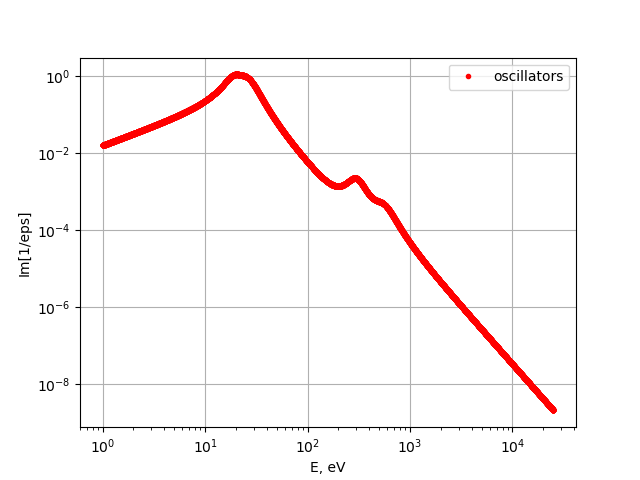

Write the Python code that produced this figure.
#%% Import
import numpy as np
import os
import importlib
import my_functions as mf
import my_variables as mv
import my_constants as mc
import matplotlib.pyplot as plt

mf = importlib.reload(mf)
mv = importlib.reload(mv)
mc = importlib.reload(mc)

os.chdir(mv.sim_path_MAC + 'diel_responce')

#%%
E_arr = np.logspace(0, 4.4, 10000)
#E_arr = np.linspace(1, 20e+3, 10000)

Im_arr = np.zeros(len(E_arr))

## En, Gn, An from dapor2015.pdf
params = [
        [19.46, 8.770, 100.0],
        [25.84, 14.75, 286.5],
        [300.0, 140.0, 80.0],
        [550.0, 300.0, 55.0],
        ]

for arr in params:
    
    E, G, A, = arr
    Im_arr += A*G*E_arr / ((E**2 - E_arr**2)**2 + (G*E_arr)**2)

plt.loglog(E_arr, Im_arr, 'r.', label='oscillators')

plt.legend()
plt.xlabel('E, eV')
plt.ylabel('Im[1/eps]')
plt.grid()
plt.show()

#%%
def L(x):
    f = (1-x)*np.log(4/x) - 7/4*x + x**(3/2) - 33/32*x**2
    return f

def S(x):
    f = np.log(1.166/x) - 3/4*x - x/4*np.log(4/x) + 1/2*x**(3/2) - x**2/16*np.log(4/x) - 31/48*x**2
    return f

#%%
IMFP_inv_arr = np.zeros(len(E_arr))
dEds_arr = np.zeros(len(E_arr))

diff_IMFP_inv_arr = np.zeros((len(E_arr), len(E_arr)))

for i in range(len(E_arr)):
    
    now_E = E_arr[i]
    
    inds = np.where(E_arr <= now_E/2)[0]
    
    y_IMFP = Im_arr[inds] * L(E_arr[inds]/E_arr[i])
    y_dEds = Im_arr[inds] * S(E_arr[inds]/E_arr[i]) * E_arr[inds]*mc.eV
    
    IMFP_inv_arr[i] = mc.k_el * mc.m * mc.e**2 / (2 * np.pi * mc.hbar**2 * E_arr[i]*mc.eV) *\
        np.trapz(y_IMFP, x=E_arr[inds]*mc.eV)
        
    dEds_arr[i] = mc.k_el * mc.m * mc.e**2 / (np.pi * mc.hbar**2 * E_arr[i]*mc.eV) *\
        np.trapz(y_dEds, x=E_arr[inds]*mc.eV)
    
    diff_IMFP_inv_arr[i, inds] = mc.k_el * mc.m * mc.e**2 / (2 * np.pi * mc.hbar**2 *\
        E_arr[i]*mc.eV) * Im_arr[inds] * L(E_arr[inds]/E_arr[i])
    

#%%
IMFP_solid = np.loadtxt('curves/IMFP_solid.txt')
IMFP_dashed = np.loadtxt('curves/IMFP_dashed.txt')

plt.loglog(IMFP_solid[:, 0], IMFP_solid[:, 1], label='Dapor_solid')
plt.loglog(IMFP_dashed[:, 0], IMFP_dashed[:, 1], label='Dapor_dashed')

plt.loglog(E_arr, 1/IMFP_inv_arr * 1e+10, label='My')

plt.xlim(10, 10000)
plt.ylim(1, 1000)

plt.xlabel('E, eV')
plt.ylabel('IMFP, $\AA$')
plt.legend()
plt.grid()
plt.show()

#%%
dEds_solid = np.loadtxt('curves/dEds_solid.txt')
dEds_dashed = np.loadtxt('curves/dEds_dashed.txt')
dEds_dotted = np.loadtxt('curves/dEds_dotted.txt')

plt.semilogx(dEds_solid[:, 0], dEds_solid[:, 1], label='Dapor_solid')
plt.semilogx(dEds_dashed[:, 0], dEds_dashed[:, 1], label='Dapor_dashed')
plt.semilogx(dEds_dotted[:, 0], dEds_dotted[:, 1], label='Dapor_dotted')

plt.semilogx(E_arr, dEds_arr / mc.eV / 1e+10, label='My')
plt.xlim(10, 10000)
plt.ylim(0, 4)

plt.xlabel('E, eV')
plt.ylabel('dEds, eV/$\AA$')
plt.legend()
plt.grid()
plt.show()

#%%
for i in range(0, len(E_arr), 1000):
    
    plt.loglog(E_arr, diff_IMFP_inv_arr[i, :])

#%%
IMFP_inv_arr_test = np.zeros(len(E_arr))

for i in range(len(E_arr)):
    
    now_E = E_arr[i]
    
    inds = np.where(E_arr <= now_E/2)[0]
    
    y_IMFP = Im_arr[inds] * L(E_arr[inds]/E_arr[i])
    y_dEds = Im_arr[inds] * S(E_arr[inds]/E_arr[i]) * E_arr[inds]*mc.eV
    
    IMFP_inv_arr_test[i] = np.trapz(diff_IMFP_inv_arr[i, :], x=E_arr*mc.eV)

#%%
plt.loglog(E_arr, 1/IMFP_inv_arr_test * 1e+10, label='My')
